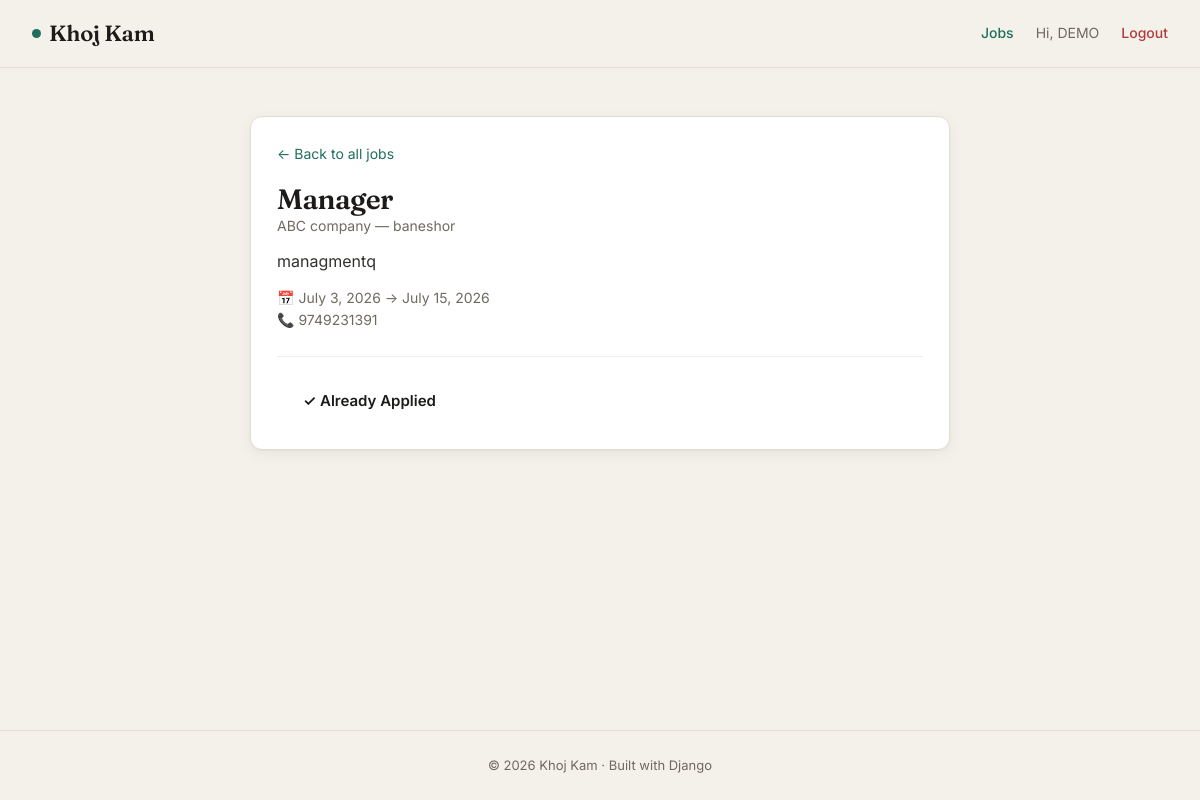
The app's page /job/1/ (signed in) with its own data.
### portal/models.py (models this page shows, shortened)
class Job(models.Model):
    title = models.CharField(max_length=100)
    start_date = models.DateField()
    end_date = models.DateField()
    description = models.TextField()
    company = models.ForeignKey(Company, on_delete=models.CASCADE, related_name='jobs')

class Company(models.Model):
    name = models.CharField(max_length=100)
    logo = models.ImageField(upload_to='company_logos/', blank=True, null=True)
    location = models.CharField(max_length=100)
    contact_no = models.CharField(max_length=10)

### portal/views.py (the view)
# urls.py: path("job/<int:job_id>/", views.job_detail, name="job_detail"),
def job_detail(request, job_id):
    job = get_object_or_404(Job, id=job_id)
    already_applied = (
        request.user.is_authenticated
        and Application.objects.filter(job=job, applicant=request.user).exists()
    )
    return render(request, "job_detail.html", {"job": job, "already_applied": already_applied})

### jobportal/templates/job_detail.html (shortened to what this page needs)
{% extends "base.html" %}
{% block content %}
<div class="container">
    <div class="card" style="max-width:700px; margin:0 auto;">
        <a href="{% url 'jobs' %}" style="font-size:14px;">← Back to all jobs</a>
        <h1 style="margin-top:16px; font-size:28px;">{{ job.title }}</h1>
        <p class="meta">{{ job.company.name }} — {{ job.company.location }}</p>
        <p class="desc">{{ job.description }}</p>
        <p class="meta">📅 {{ job.start_date }} → {{ job.end_date }}</p>
        <p class="meta">📞 {{ job.company.contact_no }}</p>
        <div class="job-actions" style="margin-top:24px; padding-top:20px; border-top:1px solid #eee;">
            {% if not user.is_authenticated %}
                <a href="{% url 'login' %}" class="btn btn-primary">Login to Apply</a>
            {% elif already_applied %}
                <span class="btn btn-disabled">✓ Already Applied</span>
            {% else %}
                <a href="{% url 'apply_job' job.id %}" class="btn btn-primary">Apply Now →</a>
            {% endif %}
        </div>
    </div>
</div>
{% endblock %}

### jobportal/templates/base.html (shortened to what this page needs)
<!DOCTYPE html>
<html lang="en">
<head>
</head>
<body>
    <header class="site-header">
        <a href="{% url 'home' %}" class="brand"><span class="dot"></span>Khoj Kam</a>
        <nav class="nav-links">
            <a href="{% url 'jobs' %}">Jobs</a>
            {% if user.is_authenticated %}
                <span class="user">Hi, {{ user.username }}</span>
                <a href="{% url 'logout' %}" class="logout">Logout</a>
            {% else %}
                <a href="{% url 'login' %}">Login</a>
                <a href="{% url 'register' %}">Register</a>
            {% endif %}
        </nav>
    </header>
    <main>
        {% block content %}{% endblock %}
    </main>
    <footer class="site-footer">
        © 2026 Khoj Kam · Built with Django
    </footer>
</body>
</html>

### jobportal/templates/base.html (style rules this page uses)
:root { --bg: #f4f1ea; --surface: #ffffff; --ink: #1c1b19; --muted: #6f6a61; --line: #e5ddd0; --accent: #1f6f5c; --accent-hover: #185848; --amber: #b47d1e; --danger: #b23b3b; --radius: 12px; --shadow: 0 1px 2px rgba(28,27,25,.04), 0 4px 16px rgba(28,27,25,.05); --serif: "Fraunces", Georgia, serif; --sans: "Inter", -apple-system, BlinkMacSystemFont, sans-serif; }
* { box-sizing: border-box; margin: 0; padding: 0; }
body { font-family: var(--sans); background: var(--bg); color: var(--ink); line-height: 1.6; min-height: 100vh; display: flex; flex-direction: column; -webkit-font-smoothing: antialiased; }
a { color: var(--accent); text-decoration: none; }
.site-header { position: sticky; top: 0; z-index: 50; display: flex; align-items: center; justify-content: space-between; padding: 16px 32px; background: rgba(244,241,234,.85); backdrop-filter: blur(10px); border-bottom: 1px solid var(--line); }
.brand { font-family: var(--serif); font-weight: 600; font-size: 22px; color: var(--ink); letter-spacing: -.01em; display: flex; align-items: center; gap: 8px; }
.brand .dot { width: 9px; height: 9px; border-radius: 50%; background: var(--accent); display: inline-block; }
.nav-links { display: flex; align-items: center; gap: 22px; font-size: 14px; }
.nav-links .user { color: var(--muted); }
.nav-links .logout { color: var(--danger); }
.nav-links a { font-weight: 500; }
.container { width: 100%; max-width: 880px; margin: 0 auto; padding: 48px 24px; flex: 1; }
main { flex: 1; display: flex; flex-direction: column; }
h1, h2, h3 { font-family: var(--serif); font-weight: 600; letter-spacing: -.02em; line-height: 1.15; }
.btn { display: inline-block; font-family: var(--sans); font-weight: 600; font-size: 15px; padding: 12px 26px; border-radius: var(--radius); cursor: pointer; border: none; transition: transform .12s ease, background .15s ease; }
.card { background: var(--surface); border: 1px solid var(--line); border-radius: var(--radius); padding: 24px 26px; box-shadow: var(--shadow); transition: transform .15s ease, box-shadow .15s ease; }
.meta { color: var(--muted); font-size: 14px; }
.desc { margin: 12px 0; color: #33312d; }
.site-footer { border-top: 1px solid var(--line); padding: 24px 32px; text-align: center; color: var(--muted); font-size: 13px; }

### records on screen
Job: title "Manager", company.name "ABC company", company.location "baneshor", description "managmentq", start_date "July 3, 2026", end_date "July 15, 2026", company.contact_no "9749231391"

### other values on screen
{{ user.username }} "DEMO"
